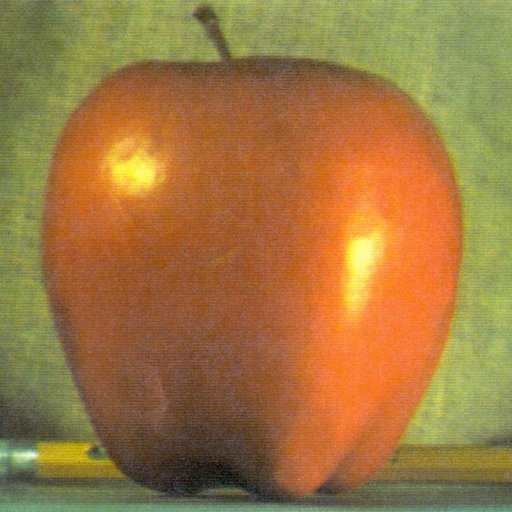
//> input picture imgdata/apple.jpg, 512 x 512 px
$ ./3-18_distanceTransform   (built with g++ and OpenCV 4)
//> lines starting //> are read from the running program, lines starting //| are printed output that depends on the picture; after the words box and inside, x2 and y2 are one past the last pixel; in counts of white or black regions, pixels touching at a corner belong together
//> further down, srcImage is the input picture: 512 rows x 512 cols, CV_8UC3; mean B, G, R 64.8, 119.7, 159.1
// C++ source file
/***********************************************
# Copyright (c) 2018, Wuhan
# All rights reserved.
#
# @Filename: 3-18_distanceTransform.cpp
# @Version：V1.0
# @Author: Frank Liu - frankliu624@gmail.com
# @Description: 距离变换扫描实现
# @Create Time: 2018-10-05 14:46:26
# @Last Modified: 2018-10-05 14:46:26
*************************************************/
#include <opencv2/imgproc/imgproc.hpp>
#include <opencv2/core/core.hpp>
#include <opencv2/highgui/highgui.hpp>
#include <iostream>
// 计算欧式距离
float calcEuclideanDistance(int x1, int y1, int x2, int y2)
{
    return sqrt(float((x1 - x2) * (x1 - x2) + (y1 - y2) * (y1 - y2)));
}
// 计算棋盘距离
int calcChessboardDistance(int x1, int y1, int x2, int y2)
{
    return cv::max(abs(x1 - x2), abs(y1 - y2));
}
// 计算街区距离
int calcBlockDistance(int x1, int y1, int x2, int y2)
{
    return abs(x1 - x2) + abs(y1 - y2);
}
// 距离变换函数实现
void distanceTrans(cv::Mat &srcImage, cv::Mat &resultIamge)
{
    CV_Assert(srcImage.data != NULL);
    cv::Mat srcGray, srcBinary;
    // 转换成灰度图像
    cv::cvtColor(srcImage, srcGray, CV_RGB2GRAY);
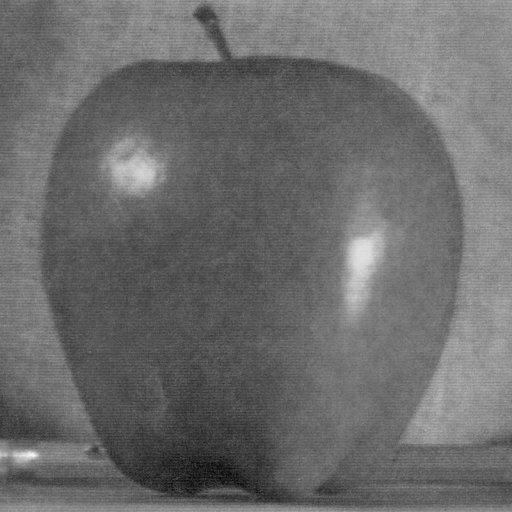
//> srcGray: 512 rows x 512 cols, CV_8UC1; min 6, max 246, mean 107.7
    // 转换成二值图像
    threshold(srcGray, srcBinary, 100, 255, cv::THRESH_BINARY);
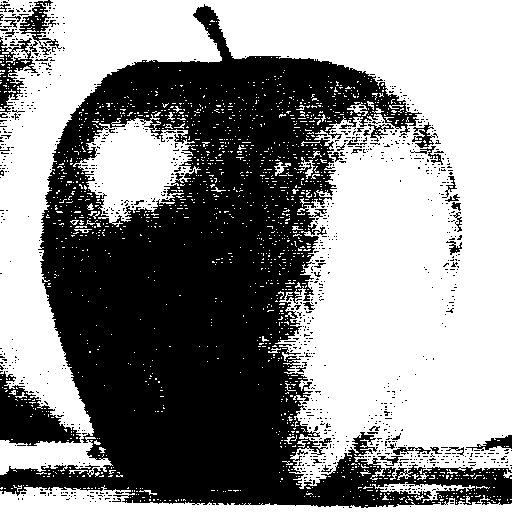
//> srcBinary: 512 rows x 512 cols, CV_8UC1; 55.3% white; 1026 black regions (983 under 20 px), largest, box (x1, y1, x2, y2) and area: (0, 4, 512, 508) 107269, (0, 371, 81, 446) 2980, (0, 37, 38, 113) 1048
    cv::imshow("srcBinary", srcBinary);
    int rows = srcBinary.rows;
//> rows = 512
    int cols = srcBinary.cols;
//> cols = 512
    uchar* pDataOne;
    uchar* pDataTwo;
    float disPara = 0;
    float fDisMin = 0;

    // 第一遍遍历图像用左模板更新像素值
    for (int i = 1 ; i < rows - 1; i++) {
        // 图像指针获取
        pDataOne = srcBinary.ptr<uchar>(i);

        for (int j = 1; j < cols; j++) {
            // 分别计算其左模板掩码相关距离
            //   pL  pL
            //   pL  p
            //   pL
            pDataTwo = srcBinary.ptr<uchar>(i - 1);
            disPara  = calcEuclideanDistance(i, j, i - 1, j - 1);
            fDisMin  = cv::min((float)pDataOne[j],
                               disPara + pDataTwo[j - 1]);
            disPara  = calcEuclideanDistance(i, j, i - 1, j);
            fDisMin  = cv::min(fDisMin,
                               disPara + pDataTwo[j]);
            pDataTwo = srcBinary.ptr<uchar>(i);
            disPara  = calcEuclideanDistance(i, j, i, j - 1);
            fDisMin  = cv::min(fDisMin,
                               disPara + pDataTwo[j - 1]);
            pDataTwo = srcBinary.ptr<uchar>(i + 1);
            disPara  = calcEuclideanDistance(i, j, i + 1, j - 1);
            fDisMin  = cv::min(fDisMin,
                               disPara + pDataTwo[j - 1]);
            pDataOne[j] = (uchar)cvRound(fDisMin);
        }
    }
//> this loop made 510 passes
//> fDisMin on passes 1 to 3: 255, 255, 255
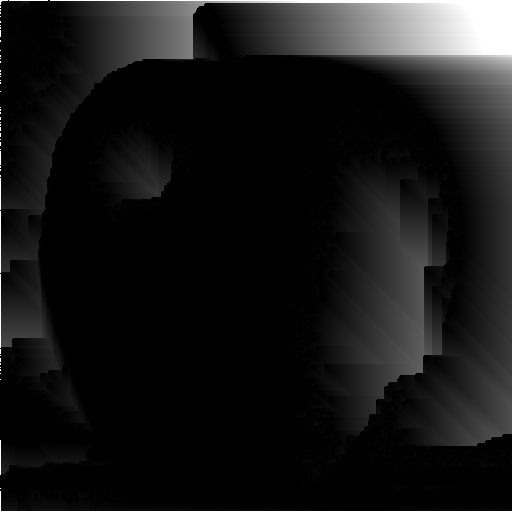
//> srcBinary: 512 rows x 512 cols, CV_8UC1; min 0, max 255, mean 23
//> after the loop, disPara = 1.41; fDisMin = 7

    // 第二遍遍历图像用右模板更新像素值
    for (int i = rows - 2; i > 0; i--) {
        pDataOne = srcBinary.ptr<uchar>(i);

        for (int  j = cols - 1; j >= 0; j--) {
            // 分别计算其右模板掩码相关距离
            //   pR  pR
            //   pR  p
            //   pR
            pDataTwo = srcBinary.ptr<uchar>(i + 1);
            disPara  = calcEuclideanDistance(i, j, i + 1, j);
            fDisMin  = cv::min((float)pDataOne[j],
                               disPara + pDataTwo[j]);
            disPara = calcEuclideanDistance(i, j, i + 1, j + 1);
            fDisMin = cv::min(fDisMin,
                              disPara + pDataTwo[j + 1]);
            pDataTwo = srcBinary.ptr<uchar>(i);
            disPara = calcEuclideanDistance(i, j, i, j + 1);
            fDisMin = cv::min(fDisMin,
                              disPara + pDataTwo[j + 1]);
            pDataTwo = srcBinary.ptr<uchar>(i - 1);
            disPara = calcEuclideanDistance(i, j, i - 1, j + 1);
            fDisMin = cv::min(fDisMin,
                              disPara + pDataTwo[j + 1]);
            pDataOne[j] = (uchar)cvRound(fDisMin);
        }
    }
//> this loop made 510 passes
//> fDisMin on passes 1 to 3: 18, 17, 16
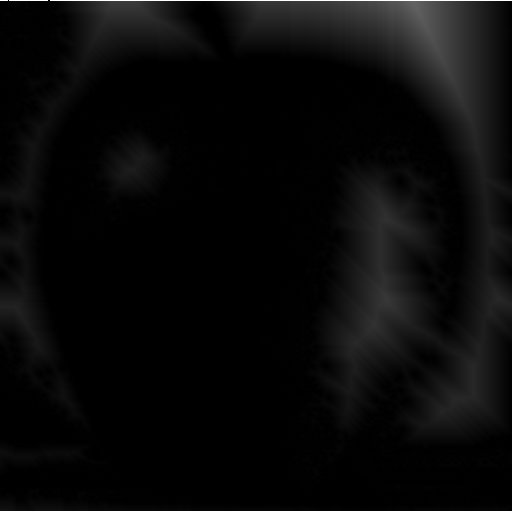
//> srcBinary: 512 rows x 512 cols, CV_8UC1; min 0, max 255, mean 9.7
//> after the loop, disPara = 1.41; fDisMin = 1.41

    resultIamge = srcBinary.clone();
}

int main()
{
    cv::Mat srcImage =  cv::imread("../../imgdata/apple.jpg");

    if (!srcImage.data)
        return -1;

    cv::Mat resultIamge;
    distanceTrans(srcImage, resultIamge);
    cv::imshow("resultIamge", resultIamge);
    cv::waitKey(0);
    return 0;
}
